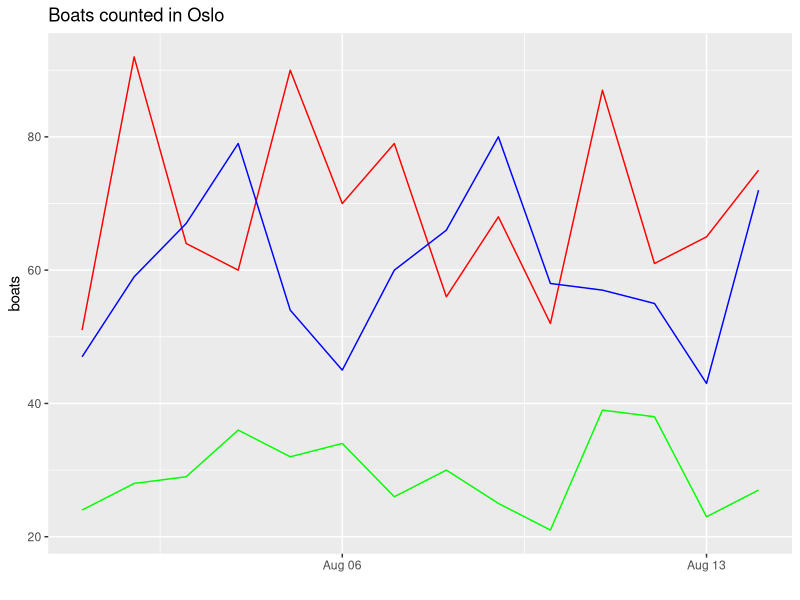
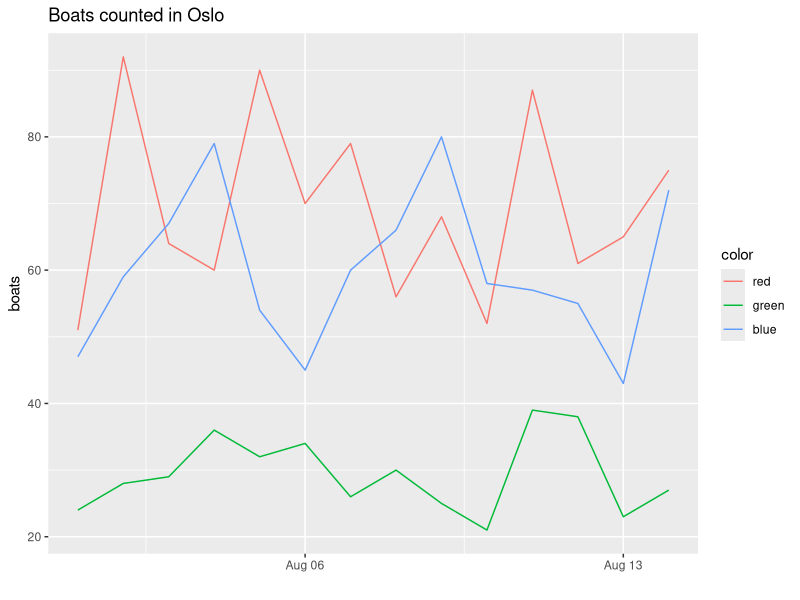
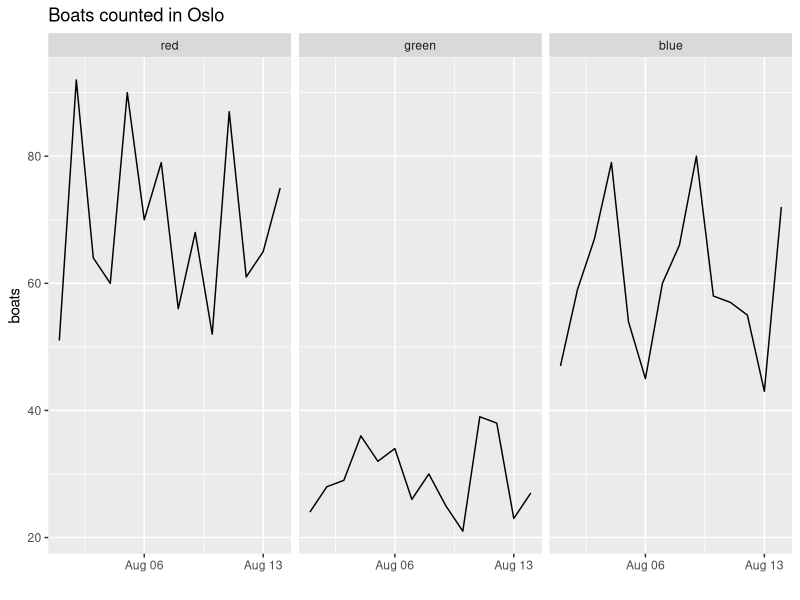

The R script that drew these images, in order:
rm(list=ls())

library(data.table)
library(ggplot2)
library(microbenchmark)
library(dplyr)

set.seed(5)

######################################################################
# First snippet: CREATE DATA #########################################
######################################################################

date <- seq.Date(as.Date('2001-08-01'),as.Date('2001-08-14'),by='day')
dayname <- weekdays(date)

red <- sample(50:100,14)
green <- sample(20:40,14)
blue <- sample(40:80,14)

boats <- data.table(date, dayname, red, green, blue)

######################################################################
# Second snippet: MELT DATA ##########################################
######################################################################

tidy_boats <- melt(boats,id.vars=c('date','dayname'),measure.vars=c('red','green','blue'),variable.name='color',value.name='count')

######################################################################
# Third snippet: PLOT SLOPPY DATA ####################################
######################################################################

ggplot(boats,aes(x=date)) +
  geom_line(aes(y=red),color='red') +
  geom_line(aes(y=green),color='green') +
  geom_line(aes(y=blue),color='blue') +
  labs(x='',y='boats',title='Boats counted in Oslo')

######################################################################
# Third snippet: PLOT TIDY DATA ######################################
######################################################################

ggplot(tidy_boats,aes(x=date,y=count,col=color,group=color)) +
  geom_line() +
  labs(x='',y='boats',title='Boats counted in Oslo')

######################################################################
# Fourth snippet: PLOT TIDY DATA FACETS ##############################
######################################################################

ggplot(tidy_boats,aes(x=date,y=count)) +
  geom_line() +
  labs(x='',y='boats',title='Boats counted in Oslo') +
  facet_grid(.~color)

######################################################################
# Fifth snippet: MICROBENCHMARKS #####################################
######################################################################

microbenchmark(tidy_boats[,.(total=sum(count)),by=date])
microbenchmark(tidy_boats %>% group_by(color) %>% summarise(total=sum(count)))

microbenchmark(tidy_boats[color == 'green'])
microbenchmark(tidy_boats %>% filter(color == green))

microbenchmark(tidy_boats[,.(date,color,count)])
microbenchmark(tidy_boats %>% select(date,color,count))
